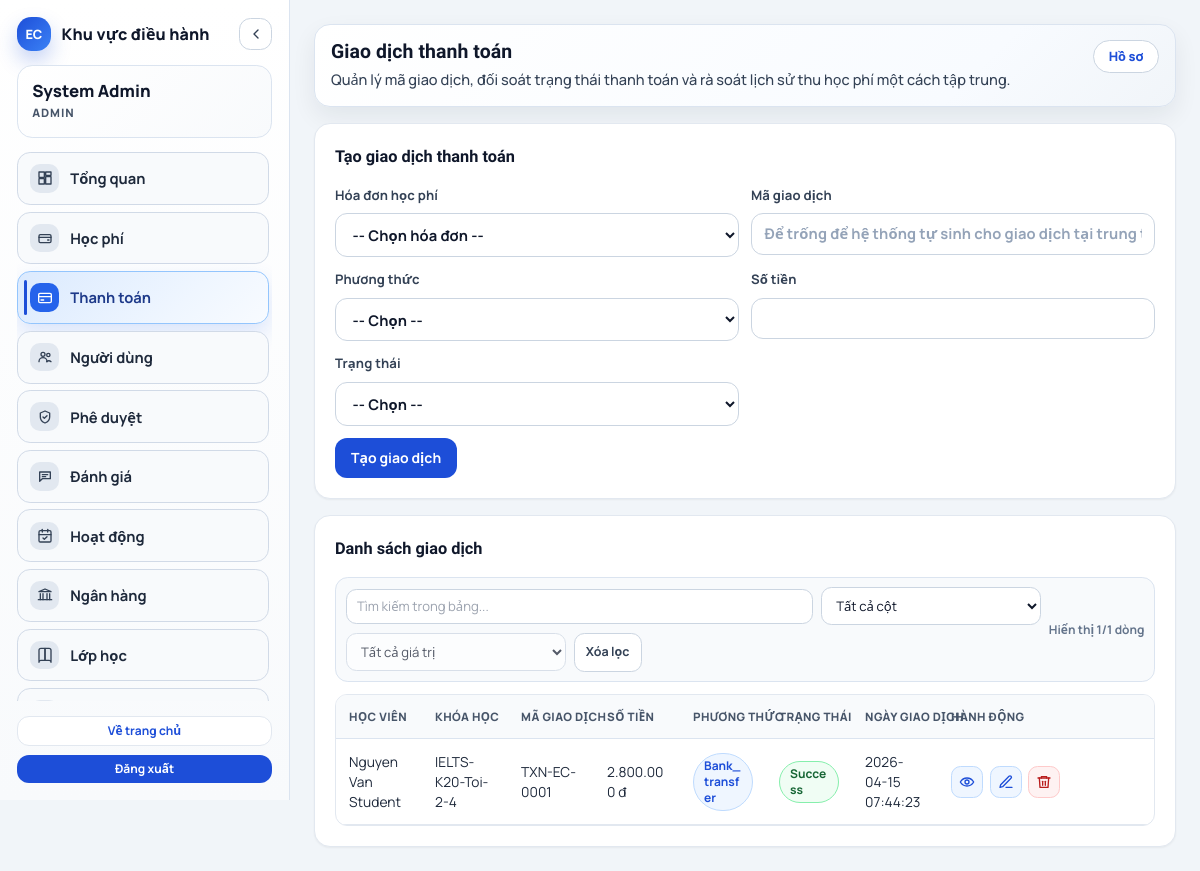
/?page=payments-finance (signed in), run on an earlier commit of the app's database.
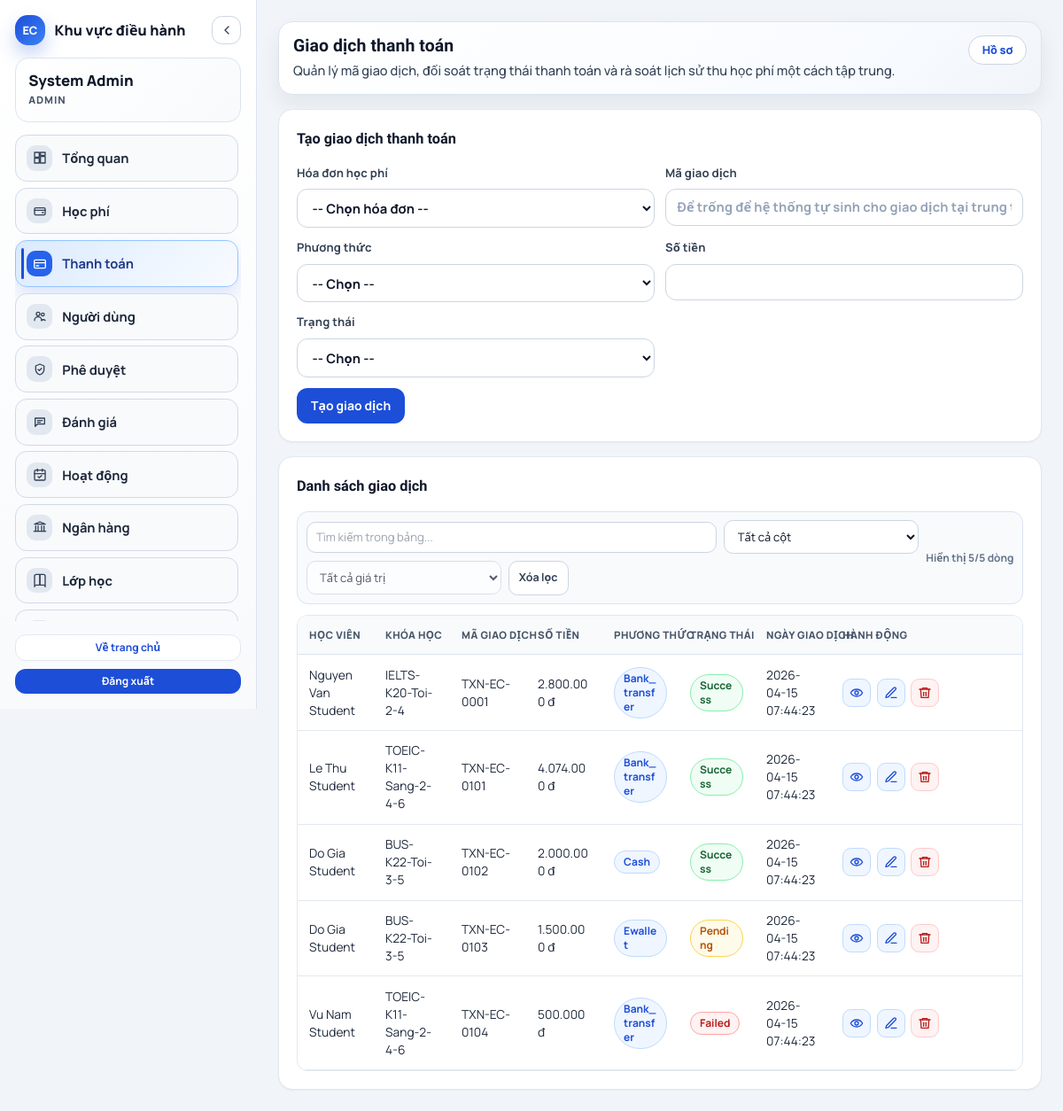
And on a later commit of the database.
### tables this page shows
CREATE TABLE payment_transactions (
    id BIGINT UNSIGNED AUTO_INCREMENT PRIMARY KEY,
    tuition_fee_id BIGINT UNSIGNED NOT NULL,
    transaction_no VARCHAR(120) NOT NULL,
    payment_method VARCHAR(80) NOT NULL,
    amount DECIMAL(12,2) NOT NULL,
    transaction_status ENUM('success', 'failed', 'pending') NOT NULL DEFAULT 'pending',
    raw_response JSON DEFAULT NULL,
    created_at TIMESTAMP NOT NULL DEFAULT CURRENT_TIMESTAMP,
    CONSTRAINT fk_payment_tx_tuition FOREIGN KEY (tuition_fee_id) REFERENCES tuition_fees(id)
);

CREATE TABLE users (
    id BIGINT UNSIGNED AUTO_INCREMENT PRIMARY KEY,
    username VARCHAR(120) NOT NULL UNIQUE,
    password VARCHAR(255) NOT NULL,
    full_name VARCHAR(150) NOT NULL,
    role_id BIGINT UNSIGNED NOT NULL,
    phone VARCHAR(20) DEFAULT NULL,
    email VARCHAR(150) DEFAULT NULL,
    avatar VARCHAR(255) DEFAULT NULL,
    status ENUM('active', 'inactive') NOT NULL DEFAULT 'active',
    created_at TIMESTAMP NOT NULL DEFAULT CURRENT_TIMESTAMP,
    updated_at TIMESTAMP NOT NULL DEFAULT CURRENT_TIMESTAMP ON UPDATE CURRENT_TIMESTAMP,
    deleted_at TIMESTAMP NULL DEFAULT NULL,
    CONSTRAINT fk_users_role FOREIGN KEY (role_id) REFERENCES roles(id)
);

CREATE TABLE classes (
    id BIGINT UNSIGNED AUTO_INCREMENT PRIMARY KEY,
    course_id BIGINT UNSIGNED NOT NULL,
    class_name VARCHAR(150) NOT NULL,
    teacher_id BIGINT UNSIGNED NOT NULL,
    start_date DATE,
    end_date DATE,
    status ENUM('upcoming', 'active', 'graduated', 'cancelled') NOT NULL DEFAULT 'upcoming',
    CONSTRAINT fk_classes_course FOREIGN KEY (course_id) REFERENCES courses(id),
    CONSTRAINT fk_classes_teacher_user FOREIGN KEY (teacher_id) REFERENCES users(id)
);

### public_html/core/database.php (called while the page is built, shortened)
<?php
final class Database
{
	private static ?PDO $instance = null;
	public static function connection(): PDO
	{
		if (self::$instance instanceof PDO) {
			return self::$instance;
		}
		$dsn = sprintf('mysql:host=%s;port=%s;dbname=%s;charset=utf8mb4', DB_HOST, DB_PORT, DB_NAME);
		self::$instance = new PDO($dsn, DB_USER, DB_PASS, [
			PDO::ATTR_ERRMODE => PDO::ERRMODE_EXCEPTION,
			PDO::ATTR_DEFAULT_FETCH_MODE => PDO::FETCH_ASSOC,
			PDO::ATTR_EMULATE_PREPARES => false,
		]);
		return self::$instance;
	}
}

### public_html/models/AcademicModel.php (called while the page is built, shortened)
<?php
require_once __DIR__ . '/tables/PaymentTransactionsTableModel.php';
final class AcademicModel
{
    private PaymentTransactionsTableModel $paymentTransactionsTable;
    public function __construct()
    {
        $this->paymentTransactionsTable = new PaymentTransactionsTableModel();
    }
    public function countPaymentTransactions(): int
    {
        return $this->paymentTransactionsTable->countDetailed();
    }
    public function listPaymentTransactionsPage(int $page, int $perPage): array
    {
        return $this->paymentTransactionsTable->listDetailedPage($page, $perPage);
    }
}

### public_html/core/table_model_utils.php (called while the page is built, shortened)
<?php
require_once __DIR__ . '/database.php';
trait TableModelUtils
{
    protected PDO $pdo;
    public function __construct(?PDO $pdo = null)
    {
        $this->pdo = $pdo ?? Database::connection();
    }
    protected function fetchAll(string $sql, array $params = []): array
    {
        return $this->prepareAndExecute($sql, $params)->fetchAll();
    }
    protected function fetchScalar(string $sql, array $params = [], int|string $column = 0, mixed $default = null): mixed
    {
        $statement = $this->prepareAndExecute($sql, $params);
        $row = $statement->fetch(PDO::FETCH_ASSOC);
        return $row[$column];
    }
    protected function clampLimit(int $limit, int $default = 10, int $max = 500): int
    {
        return min($limit, $max);
    }
    private function prepareAndExecute(string $sql, array $params = []): PDOStatement
    {
        if ($params === []) {
            $statement = $this->pdo->query($sql);
            return $statement;
        }
        $statement = $this->pdo->prepare($sql);
        $statement->execute($params);
        return $statement;
    }
}

### public_html/models/tables/PaymentTransactionsTableModel.php (called while the page is built, shortened)
<?php
require_once __DIR__ . '/../../core/table_model_utils.php';
final class PaymentTransactionsTableModel
{
    public function countDetailed(): int
    {
        return (int) $this->fetchScalar('SELECT COUNT(*) AS total FROM payment_transactions', [], 'total', 0);
    }
    public function listDetailedPage(int $page, int $perPage): array
    {
        $normalizedPage = max(1, $page);
        $limit = $this->clampLimit($perPage, 10, 200);
        $offset = ($normalizedPage - 1) * $limit;
        $sql = "SELECT pt.id, pt.tuition_fee_id, pt.amount, pt.payment_method AS method, pt.created_at AS transaction_date,
                pt.transaction_no, pt.transaction_status, t.student_id, u.full_name AS student_name, c.class_name AS course_name
            FROM payment_transactions pt
            INNER JOIN tuition_fees t ON t.id = pt.tuition_fee_id
            INNER JOIN users u ON u.id = t.student_id
            INNER JOIN classes c ON c.id = t.class_id
            ORDER BY pt.created_at DESC
            LIMIT {$limit} OFFSET {$offset}";
        return $this->fetchAll($sql);
    }
}

### public_html/core/response.php (called while the page is built, shortened)
<?php
function e(string $value): string
{
	return htmlspecialchars($value, ENT_QUOTES, 'UTF-8');
}
function format_money(float $amount): string
{
	return number_format($amount, 0, ',', '.') . ' đ';
}
function ui_btn_danger_classes(string $size = 'sm'): string
{
	$sizeClass = match ($size) {
		'sm' => 'px-3 py-1.5 text-xs',
		'md' => 'px-4 py-2.5 text-sm',
		default => 'px-3 py-1.5 text-xs',
	};
	return 'inline-flex items-center justify-center rounded-xl border border-rose-200 bg-white ' . $sizeClass . ' font-bold text-rose-700 transition hover:bg-rose-50';
}

### public_html/core/auth.php (called while the page is built, shortened)
<?php
require_once __DIR__ . '/database.php';
function auth_user(): ?array
{
	return $_SESSION['auth_user'] ?? null;
}

### public_html/core/page_routes.php (called while the page is built, shortened)
<?php
function page_route_definitions(): array
{
	return [
		'home' => ['directory' => 'home', 'aliases' => []],
		'login' => ['directory' => 'login', 'aliases' => []],
		'logout' => ['directory' => 'logout', 'aliases' => []],
		'admin' => ['directory' => 'admin', 'aliases' => []],
		'profile' => ['directory' => 'profile', 'aliases' => []],
		'classes-my' => ['directory' => 'my-classes', 'aliases' => ['my-classes']],
		'assignments-my' => ['directory' => 'assignments', 'aliases' => ['assignments']],
		'dashboard-student' => ['directory' => 'student-dashboard', 'aliases' => ['student-dashboard']],
		'dashboard-teacher' => ['directory' => 'teacher-dashboard', 'aliases' => ['teacher-dashboard']],
		'dashboard-admin' => ['directory' => 'admin-dashboard', 'aliases' => ['admin-dashboard']],
		'users-admin' => ['directory' => 'admin-users', 'aliases' => ['admin-users']],
		'tuition-finance' => ['directory' => 'finance-tuition', 'aliases' => ['finance-tuition']],
		'payments-finance' => ['directory' => 'finance-payments', 'aliases' => ['finance-payments']],
		'feedbacks-manage' => ['directory' => 'manage-feedbacks', 'aliases' => ['manage-feedbacks']],
		'approvals-manage' => ['directory' => 'manage-approvals', 'aliases' => ['manage-approvals']],
		'activities-manage' => ['directory' => 'manage-activities', 'aliases' => ['manage-activities']],
		'bank-manage' => ['directory' => 'manage-bank', 'aliases' => ['manage-bank']],
		'classes-academic' => ['directory' => 'academic-classes', 'aliases' => ['academic-classes']],
		'classes-academic-edit' => ['directory' => 'academic-class-edit', 'aliases' => ['academic-class-edit']],
		'schedules-academic' => ['directory' => 'academic-schedules', 'aliases' => ['academic-schedules']],
		'schedules-academic-edit' => ['directory' => 'academic-schedule-edit', 'aliases' => ['academic-schedule-edit']],
		'assignments-academic' => ['directory' => 'academic-assignments', 'aliases' => ['academic-assignments']],
		'assignments-academic-edit' => ['directory' => 'academic-assignment-edit', 'aliases' => ['academic-assignment-edit']],
		'materials-academic' => ['directory' => 'academic-materials', 'aliases' => ['academic-materials']],
		'materials-academic-edit' => ['directory' => 'academic-material-edit', 'aliases' => ['academic-material-edit']],
		'portfolios-academic' => ['directory' => 'academic-portfolios', 'aliases' => ['academic-portfolios']],
		'submissions-academic' => ['directory' => 'academic-submissions', 'aliases' => ['academic-submissions']],
	];
}
function resolve_page_slug(string $page): string
{
	$normalized = strtolower(trim($page));
	$definitions = page_route_definitions();
	if (isset($definitions[$normalized])) {
		return $normalized;
	}
	return $normalized;
}
function page_url(string $canonicalSlug, array $query = []): string
{
	$resolved = resolve_page_slug($canonicalSlug);
	$queryString = http_build_query(array_merge(['page' => $resolved], $query));
	return '/?' . $queryString;
}

### public_html/pages/finance-payments/index.php (the view, shortened to what the rows shown need)
<?php
$academicModel = new AcademicModel();
$paymentsPage = max(1, (int) ($_GET['payments_page'] ?? 1));
$paymentsPerPage = 10;
$paymentsTotal = $academicModel->countPaymentTransactions();
$transactions = $academicModel->listPaymentTransactionsPage($paymentsPage, $paymentsPerPage);
$viewer = auth_user();
$isAdmin = (($viewer['role'] ?? '') === 'admin');
$canUpdatePayment = $isAdmin || has_any_permission(['finance.payment.manage', 'finance.payment.update']);
$canDeletePayment = $isAdmin || has_any_permission(['finance.payment.manage', 'finance.payment.delete']);
?>
<div class="grid gap-4">
    <article class="rounded-2xl border border-slate-200 bg-white p-5 shadow-sm">
        <div class="overflow-x-auto rounded-xl border border-slate-200 bg-white">
            <table class="min-w-full border-collapse text-sm">
                <thead>
                    <tr>
                        <th>Học viên</th>
                        <th>Khóa học</th>
                        <th>Mã giao dịch</th>
                        <th>Số tiền</th>
                        <th>Phương thức</th>
                        <th>Trạng thái</th>
                        <th>Ngày giao dịch</th>
                        <th>Hành động</th>
                    </tr>
                </thead>
                <tbody>
                    <?php if (empty($transactions)): ?>
                        <tr>
                            <td colspan="8">
                                <div class="rounded-xl border border-dashed border-slate-300 bg-slate-50 p-6 text-center text-sm text-slate-500">Chưa có giao dịch nào.</div>
                            </td>
                        </tr>
                    <?php else: ?>
                        <?php foreach ($transactions as $txn): ?>
                            <tr>
                                <td><?= e((string) $txn['student_name']); ?></td>
                                <td><?= e((string) $txn['course_name']); ?></td>
                                <td><?= e((string) $txn['transaction_no']); ?></td>
                                <td><?= format_money((float) $txn['amount']); ?></td>
                                <td><span class="inline-flex items-center rounded-full border border-blue-200 bg-blue-50 px-2.5 py-1 text-xs font-bold capitalize text-blue-700"><?= e((string) $txn['method']); ?></span></td>
                                <td><span class="inline-flex items-center rounded-full border px-2.5 py-1 text-xs font-bold capitalize is-<?= e((string) $txn['transaction_status']); ?>"><?= e((string) $txn['transaction_status']); ?></span></td>
                                <td><?= e((string) ($txn['transaction_date'] ?? '')); ?></td>
                                <td>
                                    <div class="inline-flex flex-wrap items-center gap-2">
                                        <?php if ($canUpdatePayment): ?>
                                            <a class="text-sm font-semibold text-blue-700 hover:underline" href="<?= e(page_url('payments-finance', ['edit' => (int) $txn['id'], 'payments_page' => $paymentsPage])); ?>">Sửa</a>
                                        <?php endif; ?>
                                        <?php if ($canDeletePayment): ?>
                                            <form method="post" action="/api/payments/delete" onsubmit="return confirm('Bạn chắc chắn muốn xóa giao dịch này?');">
                                                <button class="<?= ui_btn_danger_classes('sm'); ?>" type="submit">Xóa</button>
                                            </form>
                                        <?php endif; ?>
                                    </div>
                                </td>
                            </tr>
                        <?php endforeach; ?>
                    <?php endif; ?>
                </tbody>
            </table>
        </div>
    </article>
</div>

What changed in the data, as far as the page shows it:
added payment_transactions: users.full_name "Le Thu Student", classes.class_name "TOEIC-K11-Sang-2-4-6", transaction_no "TXN-EC-0101", amount "4.074.000 đ", payment_method "Bank_transfer", transaction_status "Success", created_at "2026-04-15 07:44:23"
added payment_transactions: users.full_name "Do Gia Student", classes.class_name "BUS-K22-Toi-3-5", transaction_no "TXN-EC-0102", amount "2.000.000 đ", payment_method "Cash", transaction_status "Success", created_at "2026-04-15 07:44:23"
added payment_transactions: users.full_name "Do Gia Student", classes.class_name "BUS-K22-Toi-3-5", transaction_no "TXN-EC-0103", amount "1.500.000 đ", payment_method "Ewallet", transaction_status "Pending", created_at "2026-04-15 07:44:23"
added payment_transactions: users.full_name "Vu Nam Student", classes.class_name "TOEIC-K11-Sang-2-4-6", transaction_no "TXN-EC-0104", amount "500.000 đ", payment_method "Bank_transfer", transaction_status "Failed", created_at "2026-04-15 07:44:23"
Also different on the page:
text written by a page script: "Xóa lọc Hiển thị 1/1 dòng" → "Xóa lọc Hiển thị 5/5 dòng"
